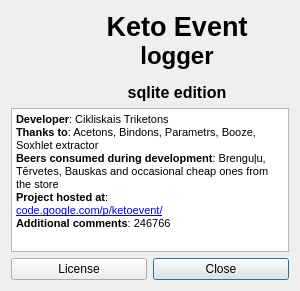
<?xml version="1.0" encoding="UTF-8"?>
<ui version="4.0">
 <class>Gui_About</class>
 <widget class="QDialog" name="Gui_About">
  <property name="geometry">
   <rect>
    <x>0</x>
    <y>0</y>
    <width>300</width>
    <height>291</height>
   </rect>
  </property>
  <property name="minimumSize">
   <size>
    <width>280</width>
    <height>210</height>
   </size>
  </property>
  <property name="windowTitle">
   <string>About</string>
  </property>
  <property name="windowIcon">
   <iconset resource="resources.qrc">
    <normaloff>:/icons/about_48</normaloff>:/icons/about_48</iconset>
  </property>
  <layout class="QVBoxLayout" name="verticalLayout">
   <item>
    <layout class="QGridLayout" name="descLayout">
     <item row="0" column="1">
      <widget class="QLabel" name="appDescription">
       <property name="font">
        <font>
         <pointsize>16</pointsize>
         <weight>75</weight>
         <bold>true</bold>
        </font>
       </property>
       <property name="text">
        <string>&lt;!DOCTYPE HTML PUBLIC &quot;-//W3C//DTD HTML 4.0//EN&quot; &quot;http://www.w3.org/TR/REC-html40/strict.dtd&quot;&gt;
&lt;html&gt;&lt;head&gt;&lt;meta name=&quot;qrichtext&quot; content=&quot;1&quot; /&gt;&lt;style type=&quot;text/css&quot;&gt;
p, li { white-space: pre-wrap; }
&lt;/style&gt;&lt;/head&gt;&lt;body style=&quot; font-family:'MS Shell Dlg 2'; font-size:16pt; font-weight:600; font-style:normal;&quot;&gt;
&lt;p align=&quot;center&quot; style=&quot; margin-top:0px; margin-bottom:0px; margin-left:0px; margin-right:0px; -qt-block-indent:0; text-indent:0px;&quot;&gt;&lt;span style=&quot; font-size:20pt;&quot;&gt;Keto Event&lt;/span&gt;&lt;/p&gt;
&lt;p align=&quot;center&quot; style=&quot; margin-top:0px; margin-bottom:0px; margin-left:0px; margin-right:0px; -qt-block-indent:0; text-indent:0px;&quot;&gt;&lt;span style=&quot; font-size:18pt;&quot;&gt;logger&lt;/span&gt;&lt;/p&gt;
&lt;p align=&quot;center&quot; style=&quot;-qt-paragraph-type:empty; margin-top:0px; margin-bottom:0px; margin-left:0px; margin-right:0px; -qt-block-indent:0; text-indent:0px; font-size:8pt;&quot;&gt;&lt;br /&gt;&lt;/p&gt;
&lt;p align=&quot;center&quot; style=&quot; margin-top:0px; margin-bottom:0px; margin-left:0px; margin-right:0px; -qt-block-indent:0; text-indent:0px;&quot;&gt;&lt;span style=&quot; font-size:12pt;&quot;&gt;sqlite edition&lt;/span&gt;&lt;/p&gt;&lt;/body&gt;&lt;/html&gt;</string>
       </property>
       <property name="alignment">
        <set>Qt::AlignBottom|Qt::AlignHCenter</set>
       </property>
      </widget>
     </item>
     <item row="0" column="0">
      <widget class="QLabel" name="appIcon">
       <property name="sizePolicy">
        <sizepolicy hsizetype="Fixed" vsizetype="Fixed">
         <horstretch>0</horstretch>
         <verstretch>0</verstretch>
        </sizepolicy>
       </property>
       <property name="minimumSize">
        <size>
         <width>48</width>
         <height>48</height>
        </size>
       </property>
       <property name="maximumSize">
        <size>
         <width>48</width>
         <height>48</height>
        </size>
       </property>
       <property name="text">
        <string/>
       </property>
       <property name="pixmap">
        <pixmap resource="resources.qrc">:/icons/keto_48</pixmap>
       </property>
       <property name="scaledContents">
        <bool>true</bool>
       </property>
       <property name="alignment">
        <set>Qt::AlignRight|Qt::AlignTrailing|Qt::AlignVCenter</set>
       </property>
      </widget>
     </item>
    </layout>
   </item>
   <item>
    <widget class="QTextEdit" name="appInfo">
     <property name="toolTip">
      <string>Comments on the development</string>
     </property>
     <property name="readOnly">
      <bool>true</bool>
     </property>
     <property name="html">
      <string>&lt;!DOCTYPE HTML PUBLIC &quot;-//W3C//DTD HTML 4.0//EN&quot; &quot;http://www.w3.org/TR/REC-html40/strict.dtd&quot;&gt;
&lt;html&gt;&lt;head&gt;&lt;meta name=&quot;qrichtext&quot; content=&quot;1&quot; /&gt;&lt;style type=&quot;text/css&quot;&gt;
p, li { white-space: pre-wrap; }
&lt;/style&gt;&lt;/head&gt;&lt;body style=&quot; font-family:'MS Shell Dlg 2'; font-size:8.25pt; font-weight:400; font-style:normal;&quot;&gt;
&lt;p style=&quot; margin-top:0px; margin-bottom:0px; margin-left:0px; margin-right:0px; -qt-block-indent:0; text-indent:0px;&quot;&gt;&lt;span style=&quot; font-size:8pt; font-weight:600;&quot;&gt;Developer&lt;/span&gt;&lt;span style=&quot; font-size:8pt;&quot;&gt;: Cikliskais Triketons&lt;/span&gt;&lt;/p&gt;
&lt;p style=&quot; margin-top:0px; margin-bottom:0px; margin-left:0px; margin-right:0px; -qt-block-indent:0; text-indent:0px;&quot;&gt;&lt;span style=&quot; font-size:8pt; font-weight:600;&quot;&gt;Thanks to&lt;/span&gt;&lt;span style=&quot; font-size:8pt;&quot;&gt;: Acetons, Bindons, Parametrs, Booze, Soxhlet extractor&lt;/span&gt;&lt;/p&gt;
&lt;p style=&quot; margin-top:0px; margin-bottom:0px; margin-left:0px; margin-right:0px; -qt-block-indent:0; text-indent:0px;&quot;&gt;&lt;span style=&quot; font-size:8pt; font-weight:600;&quot;&gt;Beers consumed during development&lt;/span&gt;&lt;span style=&quot; font-size:8pt;&quot;&gt;: Brenguļu, Tērvetes, Bauskas and occasional cheap ones from the store&lt;/span&gt;&lt;/p&gt;
&lt;p style=&quot; margin-top:0px; margin-bottom:0px; margin-left:0px; margin-right:0px; -qt-block-indent:0; text-indent:0px;&quot;&gt;&lt;span style=&quot; font-size:8pt; font-weight:600;&quot;&gt;Project hosted at&lt;/span&gt;&lt;span style=&quot; font-size:8pt;&quot;&gt;:&lt;/span&gt;&lt;/p&gt;
&lt;p style=&quot; margin-top:0px; margin-bottom:0px; margin-left:0px; margin-right:0px; -qt-block-indent:0; text-indent:0px;&quot;&gt;&lt;a href=&quot;http://code.google.com/p/ketoevent/&quot;&gt;&lt;span style=&quot; font-size:8pt; text-decoration: underline; color:#0000ff;&quot;&gt;code.google.com/p/ketoevent/&lt;/span&gt;&lt;/a&gt;&lt;/p&gt;
&lt;p style=&quot; margin-top:0px; margin-bottom:0px; margin-left:0px; margin-right:0px; -qt-block-indent:0; text-indent:0px;&quot;&gt;&lt;span style=&quot; font-size:8pt; font-weight:600;&quot;&gt;Additional comments&lt;/span&gt;&lt;span style=&quot; font-size:8pt;&quot;&gt;: 246766&lt;/span&gt;&lt;/p&gt;&lt;/body&gt;&lt;/html&gt;</string>
     </property>
    </widget>
   </item>
   <item>
    <layout class="QGridLayout" name="buttonLayout">
     <item row="0" column="0">
      <widget class="QPushButton" name="licenseButton">
       <property name="toolTip">
        <string>Click to see license data</string>
       </property>
       <property name="text">
        <string>License</string>
       </property>
       <property name="icon">
        <iconset resource="resources.qrc">
         <normaloff>:/icons/about_48</normaloff>:/icons/about_48</iconset>
       </property>
       <property name="autoDefault">
        <bool>false</bool>
       </property>
       <property name="default">
        <bool>false</bool>
       </property>
      </widget>
     </item>
     <item row="0" column="1">
      <widget class="QPushButton" name="exitButton">
       <property name="toolTip">
        <string>Close about dialog</string>
       </property>
       <property name="text">
        <string>Close</string>
       </property>
       <property name="icon">
        <iconset resource="resources.qrc">
         <normaloff>:/icons/close_16</normaloff>:/icons/close_16</iconset>
       </property>
       <property name="default">
        <bool>true</bool>
       </property>
      </widget>
     </item>
    </layout>
   </item>
  </layout>
 </widget>
 <resources>
  <include location="resources.qrc"/>
 </resources>
 <connections>
  <connection>
   <sender>exitButton</sender>
   <signal>clicked()</signal>
   <receiver>Gui_About</receiver>
   <slot>accept()</slot>
   <hints>
    <hint type="sourcelabel">
     <x>187</x>
     <y>202</y>
    </hint>
    <hint type="destinationlabel">
     <x>119</x>
     <y>111</y>
    </hint>
   </hints>
  </connection>
 </connections>
</ui>
